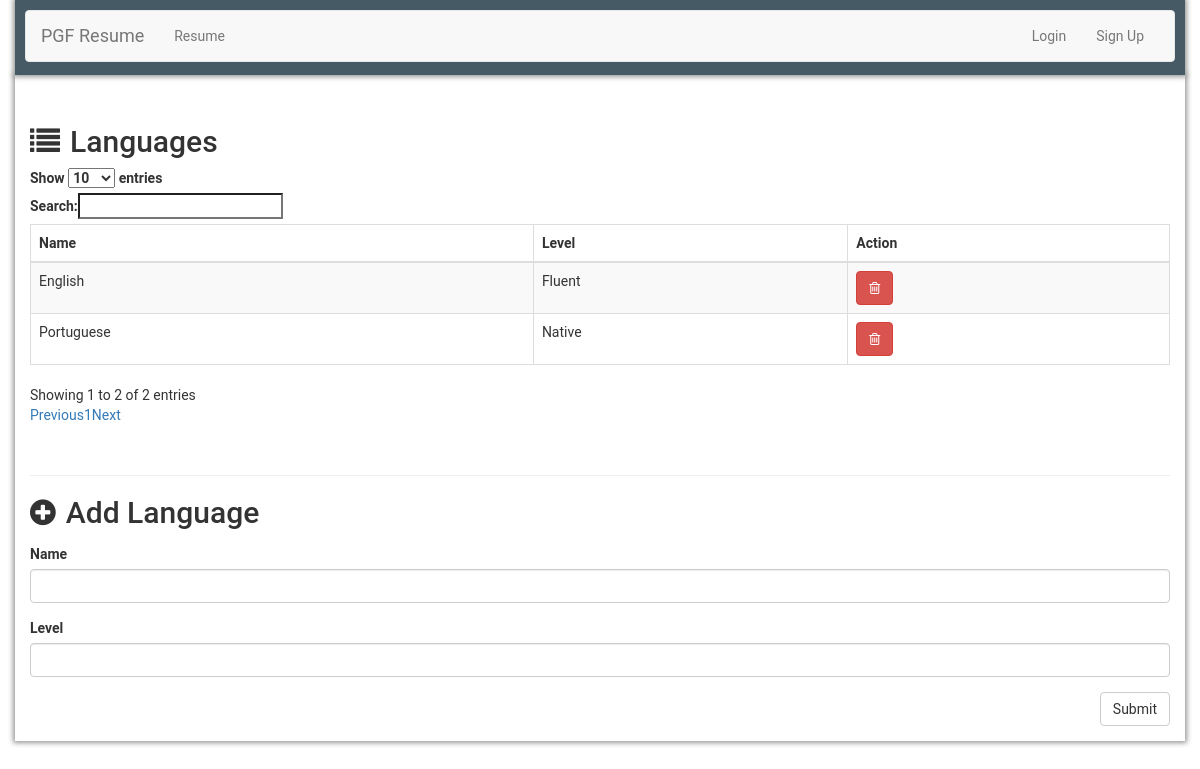
Page /language.php on the committed database.
### tables this page shows
CREATE TABLE `language` (
  `id` int(11) NOT NULL,
  `name` varchar(100) NOT NULL,
  `level` varchar(50) DEFAULT NULL
);

### session.php (called while the page is built, shortened)
<?php
class Session {
    public static function getInstance() {
        static $inst = null;
        if ($inst === null) {
            $inst = new Session();
        }
        return $inst;
    }
}
?>

### database/database.php (called while the page is built, shortened)
<?php
class Database {
    private $host      = "localhost";
    private $user      = "root";
    private $pass      = "";
    private $dbname    = "resumedb";
    private $dbh;
    public function __construct() {
        $dsn = 'mysql:host=' . $this->host . ';dbname=' . $this->dbname;
        $options = array(
            PDO::ATTR_PERSISTENT    => true,
            PDO::ATTR_ERRMODE       => PDO::ERRMODE_EXCEPTION
        );
        try{
            $this->dbh = new PDO($dsn, $this->user, $this->pass, $options);
        }
        catch(PDOException $e){
            $this->error = $e->getMessage();
        }
    }
    public static function getInstance() {
        static $inst = null;
        if ($inst === null) {
            $inst = new Database();
        }
        return $inst;
    }
    public function query($query) {
      $sth = $this->dbh->prepare($query);
      $sth->execute();
      return $sth->fetchAll();
    }
}
?>

### language.php (the view, shortened to what this page needs)
<?php
include_once 'header.php';
$db = Database::getInstance();
$languages = $db->query('SELECT * FROM language');
?>
<div class="row">
  <section class="language-table-section col-md-12" style="margin-top: 30px;">
    <h2 class="title"><i class="fa fa-list" aria-hidden="true" style="margin-right:10px;"></i>Languages</h2>
    <table id="language-table" class="table table-striped table-bordered" cellspacing="0" width="100%">
        <thead>
            <tr>
                <th>Name</th>
                <th>Level</th>
                <th>Action</th>
            </tr>
        </thead>
        <tbody>
          <?php foreach ($languages as $language) : ?>
            <tr>
                <td><?php echo $language["name"] ?></td>
                <td><?php echo $language["level"] ?></td>
                <td>
                  <form action="requests/delete_language.php" method="post" onSubmit="if(!confirm('Confirm delete of language?')){return false;}">
                    <button type="submit" class="btn btn-danger"><i class="fa fa-trash-o" aria-hidden="true"></i></button>
                  </form>
                </td>
            </tr>
          <?php endforeach; ?>
        </tbody>
    </table>
  </section>
  <section class="language-insert-section col-md-12" style="margin-top: 30px;">
    <hr>
    <form id="form-language" action="requests/add_language.php" method="post">
      <div class="form-group">
        <h2 class="title"><i class="fa fa-plus-circle" aria-hidden="true" style="margin-right:10px;"></i>Add Language</h2>
      </div>
      <div class="form-group">
        <label for="name">Name</label>
        <input type="text" class="form-control" name="name" maxlength="100">
      </div>
      <div class="form-group">
        <label for="level">Level</label>
        <input type="text" class="form-control" name="level" maxlength="100">
      </div>
      <div class="form-group text-right">
        <button type="submit" class="btn btn-default float-right">Submit</button>
      </div>
    </form>
  </section>
</div>

### style/style.css (style rules this page uses)
body { font-family: 'Roboto', sans-serif; padding-top: 75px; -webkit-font-smoothing: antialiased; -moz-osx-font-smoothing: grayscale; }

### rows in the picture
language: name "Portuguese", level "Native"
language: name "English", level "Fluent"
